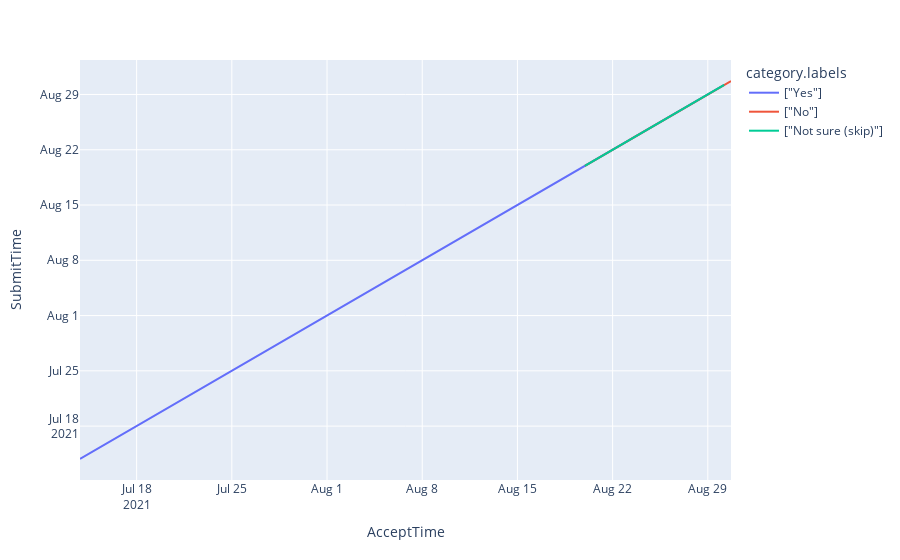

The notebook cell saved with this chart:
### Code cell
fig = px.line(df, x = "AcceptTime", y = "SubmitTime", color = "category.labels")
fig.show()
